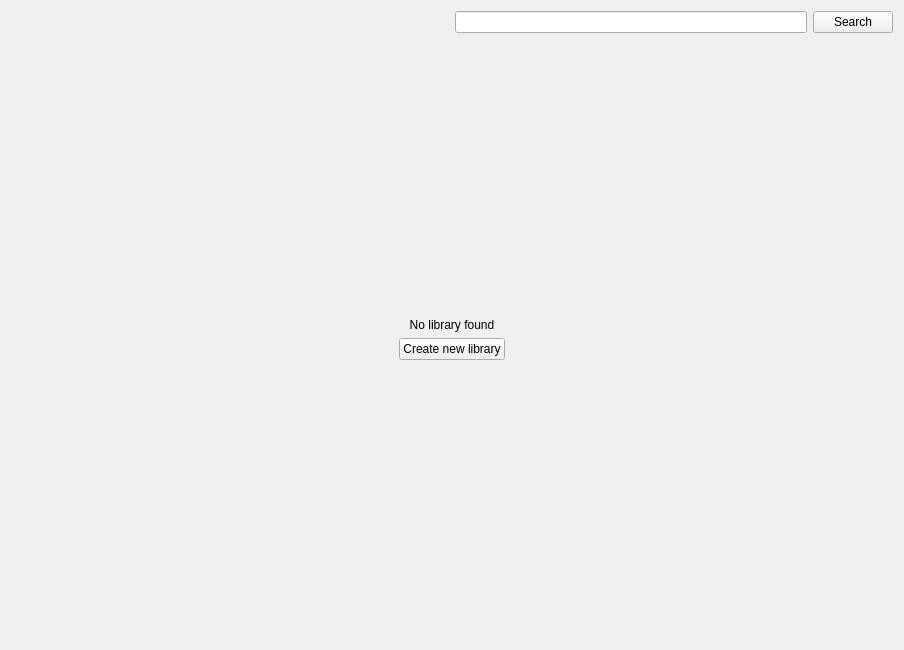
<?xml version="1.0" encoding="UTF-8"?>
<ui version="4.0">
 <class>GUI_DirectoryWidget</class>
 <widget class="QWidget" name="GUI_DirectoryWidget">
  <property name="geometry">
   <rect>
    <x>0</x>
    <y>0</y>
    <width>904</width>
    <height>650</height>
   </rect>
  </property>
  <property name="sizePolicy">
   <sizepolicy hsizetype="MinimumExpanding" vsizetype="MinimumExpanding">
    <horstretch>0</horstretch>
    <verstretch>0</verstretch>
   </sizepolicy>
  </property>
  <property name="windowTitle">
   <string/>
  </property>
  <layout class="QGridLayout" name="gridLayout">
   <item row="0" column="0">
    <layout class="QHBoxLayout" name="horizontalLayout">
     <property name="spacing">
      <number>0</number>
     </property>
     <property name="topMargin">
      <number>0</number>
     </property>
     <item>
      <widget class="QFrame" name="header_frame">
       <property name="frameShape">
        <enum>QFrame::StyledPanel</enum>
       </property>
       <property name="frameShadow">
        <enum>QFrame::Raised</enum>
       </property>
      </widget>
     </item>
     <item>
      <spacer name="horizontalSpacer">
       <property name="orientation">
        <enum>Qt::Horizontal</enum>
       </property>
       <property name="sizeHint" stdset="0">
        <size>
         <width>40</width>
         <height>20</height>
        </size>
       </property>
      </spacer>
     </item>
    </layout>
   </item>
   <item row="1" column="0" colspan="2">
    <widget class="QStackedWidget" name="stackedWidget">
     <property name="currentIndex">
      <number>1</number>
     </property>
     <widget class="QWidget" name="page">
      <layout class="QGridLayout" name="gridLayout_2">
       <property name="leftMargin">
        <number>0</number>
       </property>
       <property name="topMargin">
        <number>0</number>
       </property>
       <property name="rightMargin">
        <number>0</number>
       </property>
       <property name="bottomMargin">
        <number>0</number>
       </property>
       <item row="0" column="0">
        <widget class="QSplitter" name="splitter_tracks">
         <property name="orientation">
          <enum>Qt::Vertical</enum>
         </property>
         <widget class="QSplitter" name="splitter_dir_files">
          <property name="orientation">
           <enum>Qt::Horizontal</enum>
          </property>
          <widget class="DirectoryTreeView" name="tv_dirs">
           <property name="font">
            <font>
             <weight>75</weight>
             <bold>true</bold>
            </font>
           </property>
           <property name="autoScroll">
            <bool>true</bool>
           </property>
           <property name="autoScrollMargin">
            <number>100</number>
           </property>
           <property name="dragEnabled">
            <bool>true</bool>
           </property>
           <property name="dragDropMode">
            <enum>QAbstractItemView::DragOnly</enum>
           </property>
           <property name="alternatingRowColors">
            <bool>true</bool>
           </property>
           <property name="selectionMode">
            <enum>QAbstractItemView::ExtendedSelection</enum>
           </property>
           <property name="headerHidden">
            <bool>true</bool>
           </property>
          </widget>
          <widget class="FileListView" name="lv_files">
           <property name="font">
            <font>
             <weight>75</weight>
             <bold>true</bold>
            </font>
           </property>
           <property name="dragEnabled">
            <bool>true</bool>
           </property>
           <property name="dragDropMode">
            <enum>QAbstractItemView::DragOnly</enum>
           </property>
           <property name="alternatingRowColors">
            <bool>true</bool>
           </property>
           <property name="selectionMode">
            <enum>QAbstractItemView::ExtendedSelection</enum>
           </property>
          </widget>
         </widget>
         <widget class="Library::TrackView" name="tb_title">
          <property name="focusPolicy">
           <enum>Qt::StrongFocus</enum>
          </property>
          <property name="autoScroll">
           <bool>true</bool>
          </property>
          <property name="editTriggers">
           <set>QAbstractItemView::CurrentChanged|QAbstractItemView::SelectedClicked</set>
          </property>
          <property name="tabKeyNavigation">
           <bool>true</bool>
          </property>
          <property name="dragEnabled">
           <bool>true</bool>
          </property>
          <property name="dragDropMode">
           <enum>QAbstractItemView::DragOnly</enum>
          </property>
          <property name="alternatingRowColors">
           <bool>true</bool>
          </property>
          <property name="selectionBehavior">
           <enum>QAbstractItemView::SelectRows</enum>
          </property>
          <property name="showGrid">
           <bool>false</bool>
          </property>
          <property name="gridStyle">
           <enum>Qt::DotLine</enum>
          </property>
          <property name="sortingEnabled">
           <bool>true</bool>
          </property>
          <property name="wordWrap">
           <bool>false</bool>
          </property>
          <attribute name="horizontalHeaderCascadingSectionResizes">
           <bool>true</bool>
          </attribute>
          <attribute name="horizontalHeaderHighlightSections">
           <bool>false</bool>
          </attribute>
          <attribute name="horizontalHeaderShowSortIndicator" stdset="0">
           <bool>true</bool>
          </attribute>
          <attribute name="horizontalHeaderStretchLastSection">
           <bool>true</bool>
          </attribute>
          <attribute name="verticalHeaderVisible">
           <bool>false</bool>
          </attribute>
          <attribute name="verticalHeaderMinimumSectionSize">
           <number>1</number>
          </attribute>
         </widget>
        </widget>
       </item>
      </layout>
     </widget>
     <widget class="QWidget" name="DirectoryViewNoLibraryWidget">
      <layout class="QGridLayout" name="gridLayout_3">
       <item row="3" column="1">
        <spacer name="verticalSpacer_2">
         <property name="orientation">
          <enum>Qt::Vertical</enum>
         </property>
         <property name="sizeHint" stdset="0">
          <size>
           <width>20</width>
           <height>258</height>
          </size>
         </property>
        </spacer>
       </item>
       <item row="2" column="2">
        <spacer name="horizontalSpacer_3">
         <property name="orientation">
          <enum>Qt::Horizontal</enum>
         </property>
         <property name="sizeHint" stdset="0">
          <size>
           <width>305</width>
           <height>20</height>
          </size>
         </property>
        </spacer>
       </item>
       <item row="2" column="1">
        <widget class="QPushButton" name="btn_set_library_path">
         <property name="text">
          <string notr="true">Create new library</string>
         </property>
        </widget>
       </item>
       <item row="0" column="1">
        <spacer name="verticalSpacer">
         <property name="orientation">
          <enum>Qt::Vertical</enum>
         </property>
         <property name="sizeHint" stdset="0">
          <size>
           <width>20</width>
           <height>259</height>
          </size>
         </property>
        </spacer>
       </item>
       <item row="2" column="0">
        <spacer name="horizontalSpacer_2">
         <property name="orientation">
          <enum>Qt::Horizontal</enum>
         </property>
         <property name="sizeHint" stdset="0">
          <size>
           <width>305</width>
           <height>20</height>
          </size>
         </property>
        </spacer>
       </item>
       <item row="1" column="1">
        <widget class="QLabel" name="label">
         <property name="text">
          <string>No library found</string>
         </property>
         <property name="alignment">
          <set>Qt::AlignCenter</set>
         </property>
        </widget>
       </item>
      </layout>
     </widget>
    </widget>
   </item>
   <item row="0" column="1">
    <widget class="QWidget" name="widget_search" native="true">
     <property name="minimumSize">
      <size>
       <width>50</width>
       <height>0</height>
      </size>
     </property>
     <layout class="QHBoxLayout" name="horizontalLayout_3">
      <property name="leftMargin">
       <number>0</number>
      </property>
      <property name="topMargin">
       <number>0</number>
      </property>
      <property name="rightMargin">
       <number>0</number>
      </property>
      <property name="bottomMargin">
       <number>0</number>
      </property>
      <item>
       <widget class="QLineEdit" name="le_search">
        <property name="sizePolicy">
         <sizepolicy hsizetype="Expanding" vsizetype="Minimum">
          <horstretch>0</horstretch>
          <verstretch>0</verstretch>
         </sizepolicy>
        </property>
        <property name="focusPolicy">
         <enum>Qt::ClickFocus</enum>
        </property>
       </widget>
      </item>
      <item>
       <widget class="QPushButton" name="btn_search">
        <property name="sizePolicy">
         <sizepolicy hsizetype="Minimum" vsizetype="Minimum">
          <horstretch>0</horstretch>
          <verstretch>0</verstretch>
         </sizepolicy>
        </property>
        <property name="focusPolicy">
         <enum>Qt::NoFocus</enum>
        </property>
        <property name="text">
         <string notr="true">Search</string>
        </property>
        <property name="icon">
         <iconset>
          <normaloff>:/Icons/lupe.svg.png</normaloff>:/Icons/lupe.svg.png</iconset>
        </property>
        <property name="iconSize">
         <size>
          <width>16</width>
          <height>16</height>
         </size>
        </property>
       </widget>
      </item>
     </layout>
    </widget>
   </item>
  </layout>
 </widget>
 <customwidgets>
  <customwidget>
   <class>Library::TrackView</class>
   <extends>QTableView</extends>
   <header>Gui/Library/TrackView.h</header>
  </customwidget>
  <customwidget>
   <class>DirectoryTreeView</class>
   <extends>QTreeView</extends>
   <header>Gui/Directories/DirectoryTreeView.h</header>
  </customwidget>
  <customwidget>
   <class>FileListView</class>
   <extends>QListView</extends>
   <header>Gui/Directories/FileListView.h</header>
  </customwidget>
 </customwidgets>
 <tabstops>
  <tabstop>tv_dirs</tabstop>
  <tabstop>lv_files</tabstop>
 </tabstops>
 <resources>
  <include location="../Resources/Icons.qrc"/>
 </resources>
 <connections/>
</ui>
